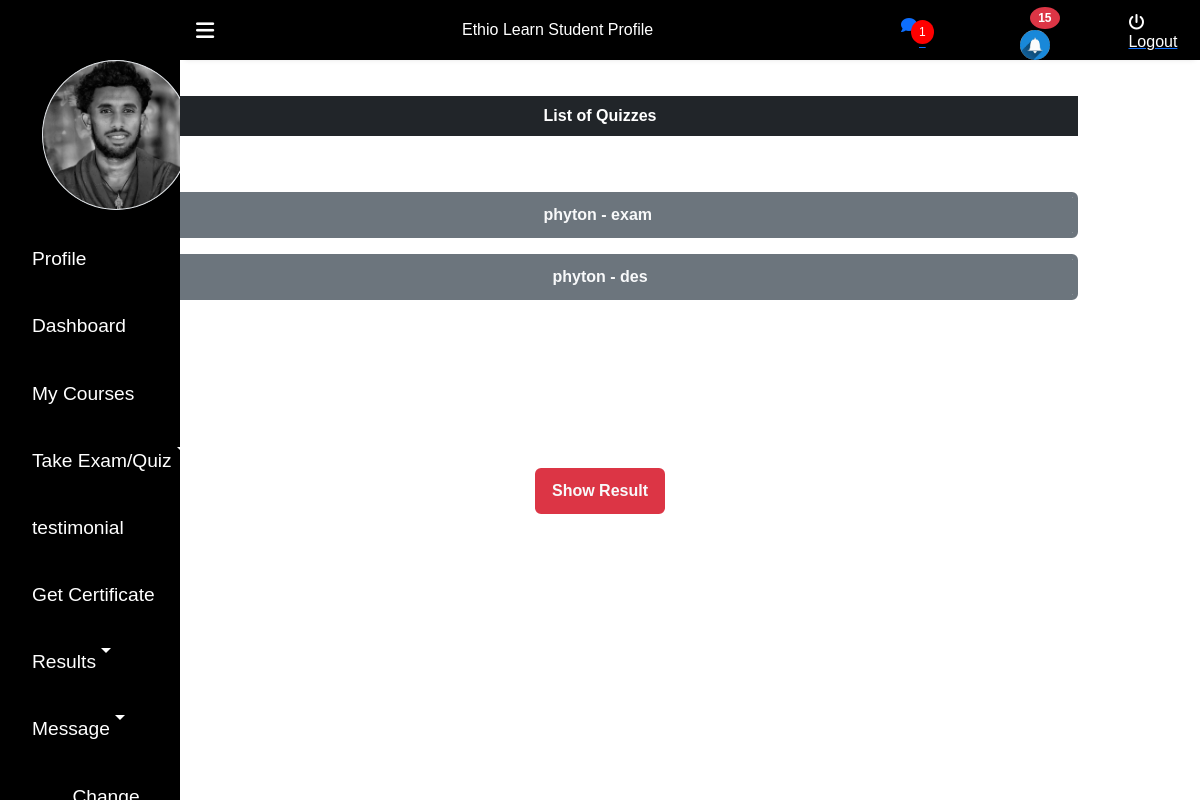
The page /Users/EnrollQuiz.php (signed in) on the database its author committed.
### tables this page shows
CREATE TABLE `students` (
  `stu_id` int(11) NOT NULL,
  `stu_name` varchar(255) DEFAULT NULL,
  `stu_email` varchar(255) DEFAULT NULL,
  `stu_pass` varchar(255) DEFAULT NULL,
  `stu_occ` varchar(255) DEFAULT NULL,
  `stu_img` text DEFAULT NULL,
  `email_verified` tinyint(1) DEFAULT 0,
  `online_status` enum('online','offline') NOT NULL DEFAULT 'offline',
  `otp` varchar(6) DEFAULT NULL,
  `otp_expiry` datetime DEFAULT NULL,
  `reset_token` varchar(255) DEFAULT NULL,
  `reset_expiry` datetime DEFAULT NULL
);

CREATE TABLE `exam_category` (
  `id` int(11) NOT NULL,
  `assessment_type` varchar(255) NOT NULL,
  `exam_name` varchar(255) DEFAULT NULL,
  `exam_time` varchar(255) DEFAULT NULL,
  `course_id` int(11) DEFAULT NULL,
  `exam_description` text DEFAULT NULL,
  `active` tinyint(1) DEFAULT 0,
  `catagory_timestamp` timestamp NOT NULL DEFAULT current_timestamp() ON UPDATE current_timestamp()
);

CREATE TABLE `course` (
  `course_id` int(11) NOT NULL,
  `course_name` varchar(255) DEFAULT NULL,
  `course_desc` text DEFAULT NULL,
  `lec_id` int(11) DEFAULT NULL,
  `course_img` text DEFAULT NULL,
  `course_duration` int(11) DEFAULT NULL,
  `course_price` float DEFAULT NULL,
  `course_lessons` int(11) DEFAULT NULL,
  `category_id` int(11) DEFAULT NULL,
  `status` int(11) DEFAULT 0
);

### Users/check_new_message.php (called while the page is built, shortened)
<?php
if (isset($_SESSION['stu_id'])) {
    include_once("../DB_Files/db.php");
    $student_id = $_SESSION['stu_id'];
    $sql = "SELECT COUNT(*) AS new_messages
            FROM message
            WHERE receiver_id = ? AND receiver_type = 'student' AND is_read = 0";
    $stmt = $conn->prepare($sql);
    $stmt->bind_param("i", $student_id);
    $stmt->execute();
    $result = $stmt->get_result();
    $row = $result->fetch_assoc();
    $new_messages_count = $row['new_messages'];
} else {
}
?>

### Users/fetch_notification_count.php (called while the page is built, shortened)
<?php
include_once("../DB_Files/db.php");
function fetchNewNotificationsCount($conn) {
    $stu_id = $_SESSION['stu_id'];
    $sql = "SELECT COUNT(*) as count FROM notifications WHERE stu_id = ? AND is_read = 0";
    $stmt = $conn->prepare($sql);
    if ($stmt) {
        $stmt->bind_param("i", $stu_id);
        $stmt->execute();
        $result = $stmt->get_result();
        $row = $result->fetch_assoc();
        $count = $row['count'];
        return $count;
    }
    return 0;
}
$notificationCount = fetchNewNotificationsCount($conn);
?>

### Users/EnrollQuiz.php (the view, shortened to what this page needs)
<?php
include_once("ProfileHeader.php");
include_once("../DB_Files/db.php");
?>
<div class="container" style="padding:4%;">
    <div class="row justify-content-center">
        <div class="col-sm-11 mt-4">
            <p class="bg-dark text-white p-2 fw-bolder text-center">List of Quizzes</p>
            <br>
            <?php
            $studentId = $_SESSION['stu_id'];
            $sql = "SELECT ec.*, c.course_name
                    FROM exam_category ec
                    INNER JOIN course c ON ec.course_id = c.course_id
                    INNER JOIN courseorder co ON c.course_id = co.course_id
                    WHERE co.stu_id = $studentId AND ec.active = 1 AND ec.assessment_type = 'quiz'";
            $result = $conn->query($sql);
            if ($result->num_rows > 0) {
                while ($row = $result->fetch_assoc()) {
            ?>
                    <div class="mt-3">
                        <form action="" method="post">
                            <input name="test" type="button" class="btn btn-secondary border-5 form-control fw-bolder text-light" value="<?php echo $row['course_name'] . ' - ' . $row['exam_name']; ?>" onclick="set_exam_type_session('<?php echo $row['exam_name']; ?>');">
                        </form>
                    </div>
            <?php
                }
            } else {
                echo "<p class='text-center'>No quizzes found for the courses you have ordered.</p>";
            }
            ?>
            <br><br><br><br><br><br><br>
            <div class="text-center">
                <a href="OldResult.php" class="btn btn-danger border-5 fw-bolder text-light">Show Result</a>
            </div>
        </div>
    </div>
</div>

### Users/ProfileHeader.php (shortened to what this page needs)
<?php
include_once("../DB_Files/db.php");
include_once("fetch_notification_count.php");
$stu_email = $_SESSION['stu_email'];
if (isset($stu_email)) {
    $sql = "SELECT stu_img FROM students WHERE stu_email='$stu_email'";
    $result = $conn->query($sql);
    $row = $result->fetch_assoc();
    $stu_img = $row['stu_img'];
}
?>
<!DOCTYPE html>
<html lang="en">
<head>
    <link rel="stylesheet" href="/ethiolearn/Users/CSS/style.css">
    <link rel="stylesheet" href="/ethiolearn/Font awesome/webfonts/all.min.css">
    <link rel="stylesheet" href="/ethiolearn/bootstrap/css/bootstrap.min.css">
</head>
<body>
    <div class="sidebar">
        <div class="side-header"></div>
        <div class="side-content">
            <div class="side-menu">
                <ul>
                    <li class="nav-item mb-3">
                        <img src="<?php echo $stu_img ?>" alt="" class="img-thumbnail rounded-circle" style="margin-left: 10px; height:150px; width:150px; padding:0px;">
                    </li>
                    <li class="nav-item">
                        <a href="Profile.php" class="nav-link">
                            <i class="uil uil-user-square"></i> Profile
                        </a>
                    </li>
                    <li class="nav-item">
                        <a href="dashbord.php" class="nav-link">
                            <i class="uil uil-user-square"></i> Dashboard
                        </a>
                    </li>
                    <li class="nav-item">
                        <a href="MyCourse.php" class="nav-link">
                            <i class="uil uil-book"></i> My Courses
                        </a>
                    </li>
                    <li class="nav-item dropdown">
    <a class="nav-link dropdown-toggle" href="#" id="navbarDropdown" role="button" aria-haspopup="true" aria-expanded="false">
        <i class="uil uil-clipboard-alt"></i> Take Exam/Quiz
    </a>
</li>
                    <li class="nav-item">
                        <a href="add_testimonial.php" class="nav-link">
                            <i class="uil uil-feedback"></i> testimonial
                        </a>
                    </li>
                    <li class="nav-item">
                        <a href="getCertificate.php" class="nav-link">
                            <i class="uil uil-award"></i> Get Certificate
                        </a>
                    </li>
                    <li class="nav-item dropdown">
    <a class="nav-link dropdown-toggle" href="#" id="messageDropdown" role="button" aria-haspopup="true" aria-expanded="false">
        <i class="uil uil-message"></i> Results
    </a>
</li>
                    <li class="nav-item dropdown">
    <a class="nav-link dropdown-toggle" href="#" id="messageDropdown" role="button" aria-haspopup="true" aria-expanded="false">
        <i class="uil uil-message"></i> Message
    </a>
</li>
                    <li class="nav-item">
                        <a href="verifyreast.php" class="nav-link">
                        </a>
                    </li>
            <?php
            include_once("check_new_message.php");
            ?>
    </ul>
            </div>
        </div>
    </div>
    <div class="main-content">
        <header>
            <div class="header-content">
                <label for="menu-toggle">
                    <span class="fas fa-bars"></span>
                </label>
                <a class="navbar-brand" href="/ethiolearn/index.php">Ethio Learn <span style="font-size: 1rem;">Student Profile</span></a>
                <div class="header-menu">
                    <a href="inbox_detail_student.php?stu_id=<?php echo $_SESSION['stu_id']; ?>" class="notificationn-icon">
                        <span class="badgee" style="width: 30px; height: auto; margin-right: 18px; border-radius: 50%;"><?php echo $new_messages_count; ?></span>
                    </a>
                    <a class="nav-link notification-icon" href="notification.php">
                        <span class="badge bg-danger" style="width: 30px; height: auto; margin-right: 18px; border-radius: 50%;"><?php echo $notificationCount; ?></span>
                        <img src="Img/notification.png" alt="Notification" style="width: 30px; height: auto; margin-right: 18px; border-radius: 50%;">
                    </a>
                    <div class="user">
                        <span class="fas fa-power-off"></span>
                        <a href="Logout.php"><span style="color:white">Logout</span></a>
                    </div>
                </div>
            </div>
        </header>
    </div>
</body>
</html>

### Users/CSS/style.css (style rules this page uses)
* { margin: 0; padding: 0; text-decoration: none; list-style-type: none; box-sizing: border-box; font-family: 'Merriweather', sans-serif; }
.sidebar { position: fixed; height: 100%; width: 15%; left: 0; bottom: 0; top: 0; z-index: 100; background:black; transition: left 300ms; }
.side-header { box-shadow: 0px 5px 5px -5px rgb(0 0 0 /10%); background: var(--main-color); height: 60px; display: flex; justify-content: center; align-items: center; }
.side-content { height: calc(100vh - 60px); overflow: auto; }
.side-menu ul { text-align: center; color:white }
.side-menu a { display: flex; padding: 1.2rem 0rem; text-decoration: none; font-size: 1.2rem; }
.main-content { margin-left: 165px; width: calc(100% - 165px); transition: margin-left 300ms; }
header { position: fixed; right: 0; top: 0; left: 15%; z-index: 100; height: 60px; box-shadow: 0px 5px 5px -5px rgb(0 0 0 /10%); background:black; transition: left 300ms; color:white }
.header-content, .header-menu { display: flex; align-items: center; }
.header-content { justify-content: space-between; padding: 0rem 1rem; }
.header-content label:first-child span { font-size: 1.3rem; }
.header-content label { cursor: pointer; }
.header-menu { justify-content: flex-end; padding-top: .5rem; }
body { top: 0px !important; }

### Users/ProfileHeader.php (style rules this page uses)
.badge { position: relative; top: -1px; right: -10px; background-color: red; color: white; border-radius: 50%; padding: 5px 8px; font-size: 12px; width: 105px; text-align: center; z-index: 1; }
.notification-icon { position: relative; padding-right: 10%; }
.badgee { position: relative; top: -10px; right: -10px; background-color: red; color: white; border-radius: 50%; padding: 5px 8px; font-size: 12px; min-width: 15px; text-align: center; z-index: 1; }
.notificationn-icon { position: relative; padding-right: 10%; }
body { top: 0px !important; }

### rows shown on the page
students: stu_img (picture)
exam_category: test "phyton - exam"
exam_category: test "phyton - des"

### other values the page prints
$new_messages_count "1"
$notificationCount "15"
